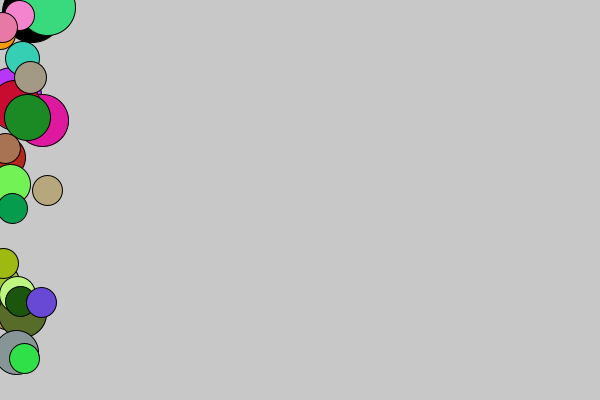
Frame 1 (no input)
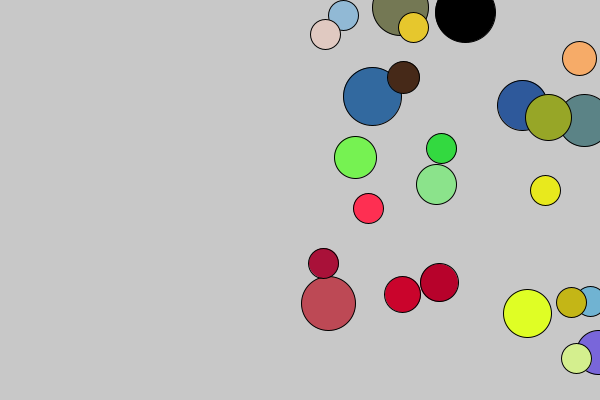
Frame 60 (the mouse pressed at the canvas centre just before this capture)
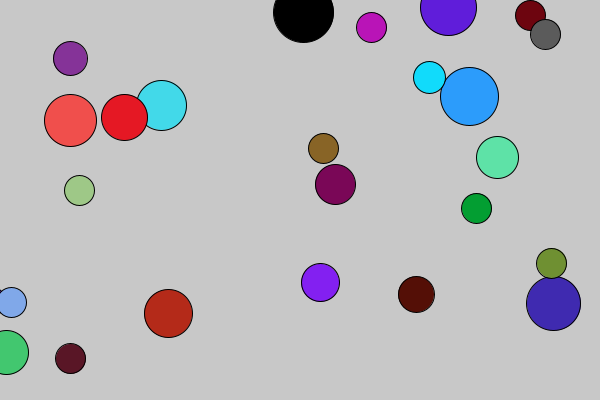
Frame 120 (the mouse held since frame 60 and released just before this capture)

The Processing sketch that drew these frames (run headless with seeded random() and noise(); from frame 60 on, the mouse is pressed at the canvas centre):

// Processing sketch: processing_57990
// ── processing_57990.pde


 
 
int ballRadius = 30;
 
// DECLARE AND INITIALIZE ARRAY
 
float [] allBallsX = new float[25];
float [] allBallsY = new float[25];
float [] ballSpeed = new float [30];
 
// SETUP
 
void setup() {
  size(600,400);
  smooth();
  frameRate(30);
  fill (0);
   
// For LOOP giving ball random STARTING X location (initialize allBallsX array / assign the first value in the array allBallsX)
 
for (int i = 0; i < allBallsX.length; i++) {
  allBallsX[i] = random(0, 50); // give the X location a random variable between -100 and 50

  }
 
// For LOOP giving ball random STARTING Y location (initialize allBallsY array / assign the first value in the array allBallsYs)
 
for (int i = 0; i < allBallsY.length; i++) {
  allBallsY[i] = random(400); // random Y location between 0 and 400 (height of sketch window)
  }
 
// For LOOP giving ballSpeed random value
 
for (int i = 0; i < ballSpeed.length; i++) {
  ballSpeed[i] = random(5,11); // initialize ballSpeed array with random speed between 5 and 10
  }
}
 
// DRAW
 
void draw() {
  background(200);  
  ellipseMode(RADIUS);
   
  for (int i = 0; i < allBallsX.length; i++) {
    
  ellipse(allBallsX[i], allBallsY[i], ballRadius, ballRadius); // draw ball
//constrain (allBallsX[i], 0, width);
  ballRadius = constrain(ballRadius-1,15,100);
            fill(random(255),random(255),random(255));

   }
  
  for (int i = 0; i < allBallsX.length; i++) {
    if ((allBallsX[i] >= width) || (allBallsX[i] <= 0)) { // reverse direction (bounce balls back)



  ballSpeed[i] = ballSpeed[i] * -1; // change direction
  ballRadius = 30; // increase size when ball reaches end (wall) to give illusion of bouncing
  fill(0);

    }
   allBallsX[i] = allBallsX[i] + ballSpeed[i]; // give speed along X  
 
  }
 
 
 
}
//http://www.openprocessing.org/sketch/11234
//http://openprocessing.org/sketch/40846
 
